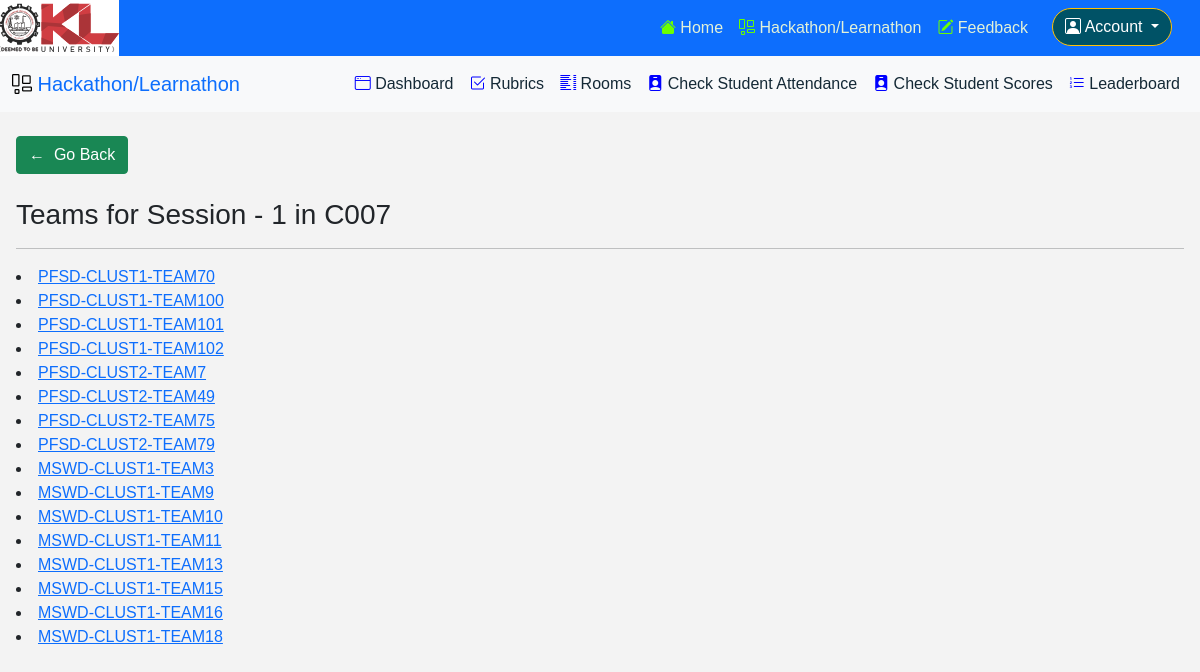
Screenshot of /hackathon/rooms/review/1/C007 (signed in) with the database file from the repository.
### pages/models.py (models this page shows, shortened)
class Team(models.Model):
    name = models.CharField(max_length=1024)
    cluster = models.IntegerField(default=1, blank=True)
    business_system = models.ForeignKey(to=BusinessSystem, db_column='bs_name', on_delete=models.CASCADE, null=True)
    course = models.CharField(max_length=4)
    number = models.IntegerField()

### learnathon/views.py (the view)
# urls.py: path('rooms/review/<int:review_no>/<str:room_no>', review_score_post, name='learnathon_review_score_post'),
def review_score_post(request, review_no, room_no):
    if not request.user.is_authenticated:
        return redirect('login')
    user_groups = request.user.groups.all()
    faculty_group = Group.objects.filter(name='FACULTY').first()
    if faculty_group not in user_groups:
        return redirect('home')
    room = Room.objects.get(number=room_no)
    review = Review.objects.get(number=review_no)
    if not review.scoring_open:
        return redirect('learnathon_review_page', room_no=room_no)
    trrs = TeamReviewRoom.objects.filter(room=room, review=review).first()
    context = {'review_no': review_no, 'room_no': room_no}
    if trrs:
        context['teams'] = TeamReviewRoom.get_teams_with_review_room(review, room)
    else:
        context['teams'] = []
    return render(request, 'learnathon/review_post_score.html', context=context)

### learnathon/templatetags/has_group.py (called while the page is built)
@register.filter(name='has_group')
def has_group(user, group_name):
    return user.groups.filter(name=group_name).exists()

### pages/models.py (called while the page is built)
    def get_teams_with_review_room(review, room):
        trrs = TeamReviewRoom.objects.filter(review=review, room=room)
        teams = []
        it = trrs.iterator()
        for i in it:
            teams.append(i.team)
        return teams

### learnathon/templates/learnathon/review_post_score.html (shortened to what this page needs)
{% extends 'learnathon/base.html' %}
{% block content %}
<div class="mx-3">
    <div class="my-4">
    <a class="btn btn-success" href="{% url 'learnathon_review_page' room_no=room_no %}">&larr;&nbsp;&nbsp;Go Back</a>
    </div>
<h3>Teams for Session - {{review_no}} in {{room_no}}</h3>
<hr />
{% if teams %}
{% for team in teams %}
<li><a href="{% url 'learnathon_review_score_post_form' review_no=review_no team_no=team.name %}">{{team.name}}</a></li>
{% endfor %}
{% else %}
<p>No teams are allocated to this room in this slot :-)</p>
{% endif %}
</div>
{% endblock content %}

### static/css/main.css (style rules this page uses)
* { margin: 0; padding: 0; box-sizing: border-box; font-family: 'Montserrat', sans-serif; }
body { background: #f3f3f3; }

### rows the page displays
Team: name "PFSD-CLUST1-TEAM70"
Team: name "PFSD-CLUST1-TEAM100"
Team: name "PFSD-CLUST1-TEAM101"
Team: name "PFSD-CLUST1-TEAM102"
Team: name "PFSD-CLUST2-TEAM7"
Team: name "PFSD-CLUST2-TEAM49"
Team: name "PFSD-CLUST2-TEAM75"
Team: name "PFSD-CLUST2-TEAM79"
Team: name "MSWD-CLUST1-TEAM3"
Team: name "MSWD-CLUST1-TEAM9"
Team: name "MSWD-CLUST1-TEAM10"
Team: name "MSWD-CLUST1-TEAM11"
Team: name "MSWD-CLUST1-TEAM13"
Team: name "MSWD-CLUST1-TEAM15"
Team: name "MSWD-CLUST1-TEAM16"
Team: name "MSWD-CLUST1-TEAM18"

### other values shown
{{ review_no }} "1"
{{ room_no }} "C007"
